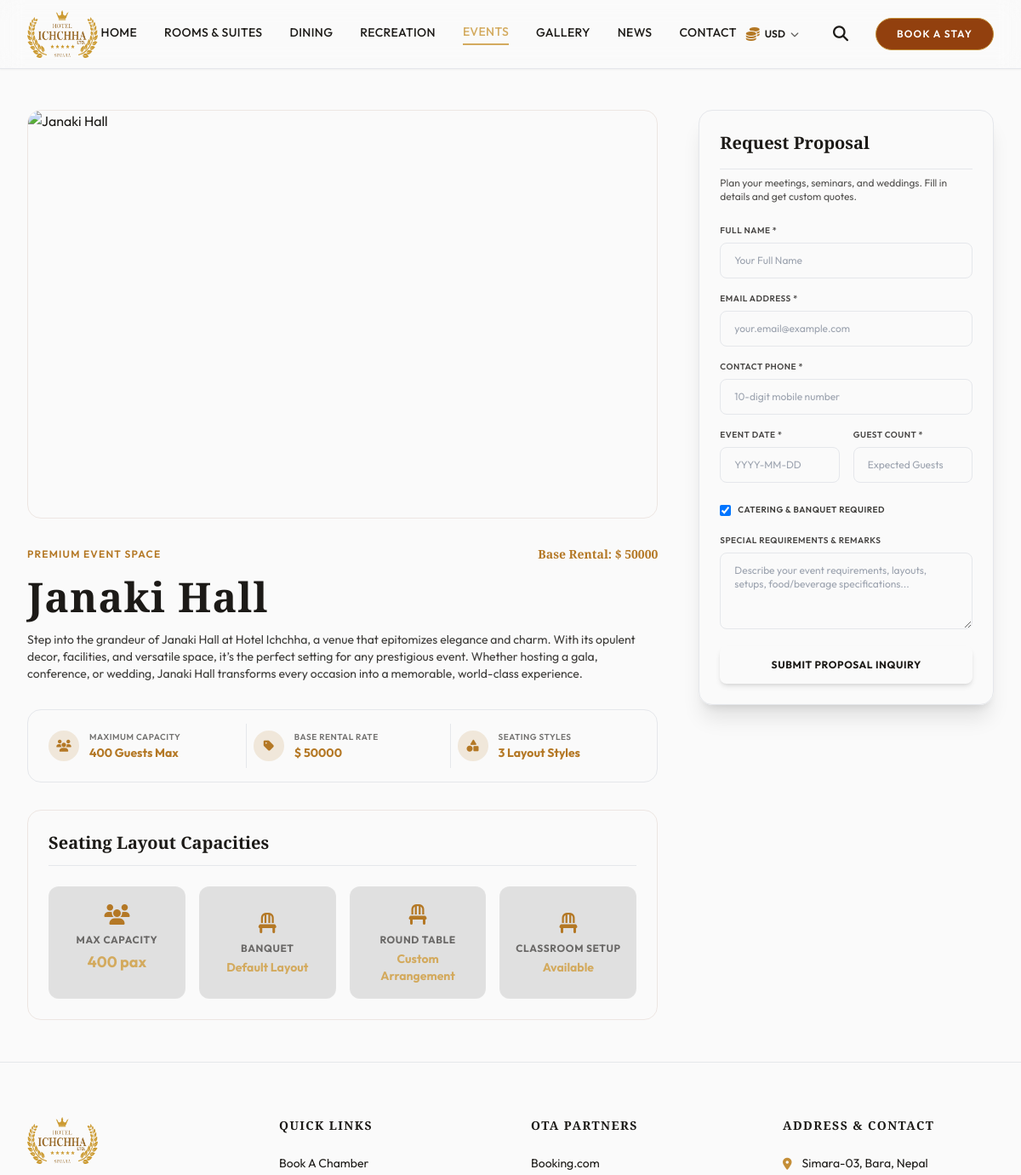
Before: /conference/janaki-hall/ (upper part) with the older database file.
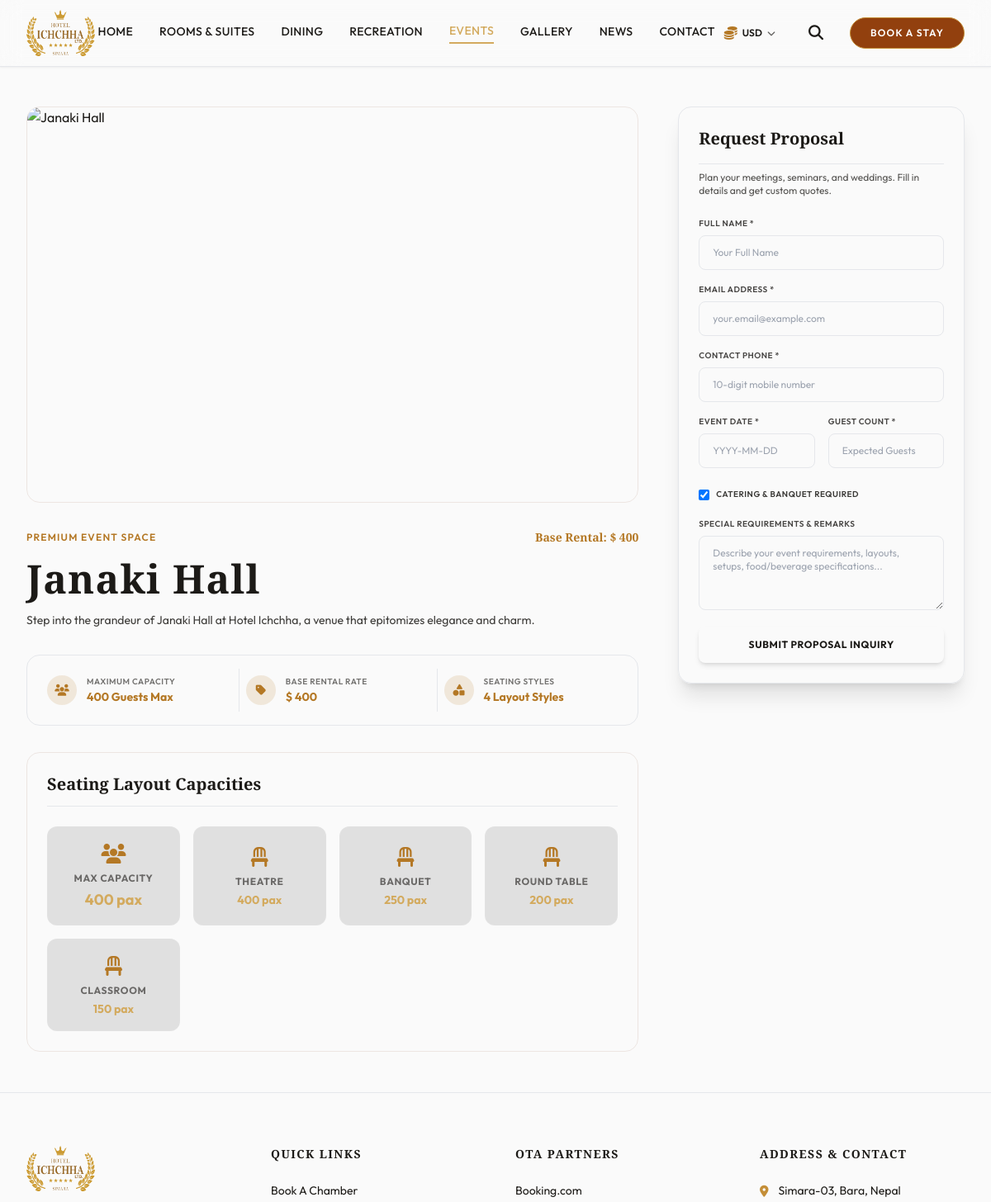
After: the same page with the newer database file.
### conference/models/venue.py (models this page shows, shortened)
class EventVenue(models.Model):
    name = models.CharField(max_length=150)
    slug = models.SlugField(max_length=200, unique=True, blank=True)
    description = models.TextField()
    capacity = models.IntegerField(help_text="Max seating/floating capacity")
    layout_options = models.TextField(help_text="e.g. Theatre: 300, Classroom: 150, Banquet: 200")
    base_price = models.DecimalField(max_digits=10, decimal_places=2, blank=True, null=True, help_text="Legacy fallback price")
    image = models.ImageField(
        upload_to=UploadTo('conference'),
        blank=True,
        null=True,
        validators=[ValidateFileSize(2)]
    )
    is_active = models.BooleanField(default=True)
    def set_active_currency(self, currency_code):
        self._active_currency_code = currency_code
        if hasattr(self, 'active_currency_price') and self.active_currency_price:
            matches = [p for p in self.active_currency_price if p.currency.iso_code == currency_code]
            self._active_price = matches[0] if matches else None
        else:
            self._active_price = self.base_prices.filter(currency__iso_code=currency_code).first()
    @property
    def current_base_price(self):
        active_price = getattr(self, '_active_price', None)
        if active_price and active_price.base_price is not None:
            return active_price.base_price
        first_price = self.base_prices.first()
        if first_price and first_price.base_price is not None:
            return first_price.base_price
        return self.base_price
    @property
    def currency_symbol(self):
        active_price = getattr(self, '_active_price', None)
        if active_price and active_price.currency:
            return active_price.currency.symbol
        first_price = self.base_prices.first()
        if first_price and first_price.currency:
            return first_price.currency.symbol
        return '$'
    @property
    def parsed_layouts(self):
        if not self.layout_options:
            return []
        results = []
        raw_entries = []
        if '\n' in self.layout_options:
            raw_entries = [line.strip() for line in self.layout_options.splitlines() if line.strip()]
        else:
            raw_entries = [item.strip() for item in self.layout_options.split(',') if item.strip()]
        for item in raw_entries:
            if ':' in item:
                parts = item.rsplit(':', 1)
                name = parts[0].strip()
                val = parts[1].strip()
                if val.isdigit():
                    val = f"{val} pax"
                results.append({'name': name, 'value': val})
            else:
                words = item.split()
                if len(words) > 1 and words[-1].lower() in ('available', 'pax', 'setup'):
                    results.append({'name': ' '.join(words[:-1]), 'value': words[-1].capitalize()})
                else:
                    results.append({'name': item, 'value': 'Available'})
        return results

### conference/models/venue_base_price.py (models this page shows, shortened)
class VenueBasePrice(models.Model):
    venue = models.ForeignKey(
        'EventVenue',
        on_delete=models.CASCADE,
        related_name='base_prices'
    )
    currency = models.ForeignKey(
        'settings_manager.Currency',
        on_delete=models.PROTECT,
        related_name='venue_base_prices'
    )
    base_price = models.DecimalField(max_digits=10, decimal_places=2)
    class Meta:
        unique_together = ('venue', 'currency')
        verbose_name = "Venue Base Price"
        verbose_name_plural = "Venue Base Prices"

### settings_manager/models/currency.py (models this page shows, shortened)
class Currency(BaseModel):
    name = models.CharField(max_length=128)
    iso_code = models.CharField(max_length=10, unique=True)
    symbol = models.CharField(max_length=10)
    is_custom = models.BooleanField(default=False)
    sequence = models.SmallIntegerField(blank=False, null=True)
    is_published = models.BooleanField(default=False)
    display_name = models.GeneratedField(
        expression=models.F("name"),
        output_field=models.CharField(max_length=128),
        db_persist=True,
    )
    class Meta:
        ordering = ["sequence", "id"]
        indexes = [
            models.Index(fields=["iso_code"]),
        ]

### conference/views.py (the view, shortened to what this page needs)
# urls.py: path('<slug:slug>/', VenueDetailView.as_view(), name='venue_detail'),
class VenueDetailView(DetailView):
    model = EventVenue
    template_name = 'conference/venue_detail.html'
    context_object_name = 'venue'
    slug_url_kwarg = 'slug'
    def get_queryset(self):
        return EventVenue.objects.filter(is_active=True).prefetch_related('base_prices__currency')
    def get_object(self, queryset=None):
        venue = super().get_object(queryset)
        selected_currency = self.request.COOKIES.get('currency', 'USD')
        venue.set_active_currency(selected_currency)
        return venue
    def get_context_data(self, **kwargs):
        context = super().get_context_data(**kwargs)
        if 'form' not in context:
            context['form'] = EventInquiryForm()
        return context

### conference/templates/conference/venue_detail.html (shortened to what the changed rows need)
{% extends 'base.html' %}
{% block content %}
<section class="py-6 sm:py-12 max-w-7xl mx-auto px-4 sm:px-6 lg:px-8">
    <div class="grid grid-cols-1 lg:grid-cols-3 gap-8 lg:gap-12">
        <div class="lg:col-span-2 space-y-6 sm:space-y-8">
            <div class="space-y-3 sm:space-y-4">
                <div class="flex flex-col sm:flex-row sm:items-center justify-between gap-1 sm:gap-4">
                    <span class="text-xs font-semibold tracking-widest uppercase text-luxuryGold-500">Premium Event Space</span>
                    <span class="text-xs sm:text-sm font-bold text-luxuryGold-500 font-luxury-title">Base Rental: {{ venue.currency_symbol }} {{ venue.current_base_price|floatformat:0 }}</span>
                </div>
                <h1 class="font-luxury-title text-2xl sm:text-4xl lg:text-5xl font-bold tracking-wide">{{ venue.name }}</h1>
                <p class="text-xs sm:text-sm leading-relaxed opacity-85">{{ venue.description }}</p>
            </div>
            <div class="grid grid-cols-1 sm:grid-cols-3 gap-3 p-4 rounded-2xl border text-xs"
                 :class="{ 'bg-gray-50 border-gray-200': currentTheme === 'light', 'bg-[#161412] border-amber-900/20': currentTheme !== 'light' }">
                <div class="flex items-center gap-3 p-2">
                    <div>
                        <span class="block text-[10px] uppercase tracking-wider font-semibold opacity-60">Maximum Capacity</span>
                        <strong class="text-xs sm:text-sm font-bold text-luxuryGold-500 dark:text-luxuryGold-300">{{ venue.capacity }} Guests Max</strong>
                    </div>
                </div>
                <div class="flex items-center gap-3 p-2 border-t sm:border-t-0 sm:border-l" :class="{ 'border-gray-200': currentTheme === 'light', 'border-amber-900/10': currentTheme !== 'light' }">
                    <div>
                        <span class="block text-[10px] uppercase tracking-wider font-semibold opacity-60">Base Rental Rate</span>
                        <strong class="text-xs sm:text-sm font-bold text-luxuryGold-500 dark:text-luxuryGold-300">{{ venue.currency_symbol }} {{ venue.current_base_price|floatformat:0 }}</strong>
                    </div>
                </div>
                <div class="flex items-center gap-3 p-2 border-t sm:border-t-0 sm:border-l" :class="{ 'border-gray-200': currentTheme === 'light', 'border-amber-900/10': currentTheme !== 'light' }">
                    <div>
                        <span class="block text-[10px] uppercase tracking-wider font-semibold opacity-60">Seating Styles</span>
                        <strong class="text-xs sm:text-sm font-bold text-luxuryGold-500 dark:text-luxuryGold-300">{{ venue.parsed_layouts|length }} Layout Styles</strong>
                    </div>
                </div>
            </div>
            <div class="p-4 sm:p-6 rounded-2xl border border-amber-900/10 space-y-4" :class="{ 'bg-gray-50': currentTheme === 'light', 'bg-[#161412]': currentTheme !== 'light' }">
                <div class="grid grid-cols-2 sm:grid-cols-3 lg:grid-cols-4 gap-3 sm:gap-4 pt-2">
                    <div class="text-center p-3 sm:p-4 rounded-xl border border-white/5 bg-black/10">
                        <i class="fa-solid fa-users text-xl sm:text-2xl text-luxuryGold-500 mb-1.5"></i>
                        <h4 class="text-[10px] sm:text-xs font-bold uppercase tracking-wider opacity-60">Max Capacity</h4>
                        <p class="text-base sm:text-lg font-bold mt-1 text-luxuryGold-300">{{ venue.capacity }} pax</p>
                    </div>
                    {% for layout in venue.parsed_layouts %}
                    <div class="text-center p-3 sm:p-4 rounded-xl border border-white/5 bg-black/10 flex flex-col items-center justify-center">
                        <i class="fa-solid fa-chair text-xl sm:text-2xl text-luxuryGold-500 mb-1.5"></i>
                        <h4 class="text-[10px] sm:text-xs font-bold uppercase tracking-wider opacity-60 break-words leading-tight">{{ layout.name }}</h4>
                        <p class="text-xs sm:text-sm font-bold mt-1 text-luxuryGold-300 break-words leading-tight">{{ layout.value }}</p>
                    </div>
                    {% endfor %}
                </div>
            </div>
        </div>
        <div class="space-y-8 lg:col-span-1">
            <div class="rounded-2xl p-5 sm:p-6 border shadow-xl sticky top-20 lg:top-28"
                 :class="{
                     'bg-white border-gray-200 text-gray-800': currentTheme === 'light',
                     'bg-[#161412] border-amber-900/20 text-amber-100': currentTheme !== 'light'
                 }">
                <form method="POST" action="." class="space-y-4 text-xs"
                      x-data="{
                          name: '{{ form.name.value|default:'' }}',
                          email: '{{ form.email.value|default:'' }}',
                          phone: '{{ form.phone.value|default:'' }}',
                          eventDate: '{{ form.event_date.value|default:'' }}',
                          guestCount: '{{ form.guest_count.value|default:'' }}',
                          maxCapacity: {{ venue.capacity }},
                          errors: {},
                          validateName() {
                              if (!this.name.trim()) {
                                  this.errors.name = 'Full name is required.';
                              } else if (this.name.trim().length < 2) {
                                  this.errors.name = 'Name must be at least 2 characters.';
                              } else {
                                  this.errors.name = '';
                              }
                          },
                          validateEmail() {
                              const re = /^[^\s@]+@[^\s@]+\.[^\s@]+$/;
                              if (!this.email.trim()) {
                                  this.errors.email = 'Email address is required.';
                              } else if (!re.test(this.email.trim())) {
                                  this.errors.email = 'Please enter a valid email address.';
                              } else {
                                  this.errors.email = '';
                              }
                          },
                          validatePhone() {
                              const digits = this.phone.replace(/\D/g, '');
                              if (!this.phone.trim()) {
                                  this.errors.phone = 'Contact phone is required.';
                              } else if (digits.length < 10) {
                                  this.errors.phone = 'Phone number must contain at least 10 digits.';
                              } else if (digits.length > 10) {
                                  this.errors.phone = 'Phone number cannot exceed 10 digits.';
                              } else {
                                  this.errors.phone = '';
                              }
                          },
                          validateEventDate() {
                              if (!this.eventDate) {
                                  this.errors.eventDate = 'Event date is required.';
                                  return;
                              }
                              const selected = new Date(this.eventDate + 'T00:00:00');
                              const today = new Date();
                              today.setHours(0, 0, 0, 0);
                              if (selected < today) {
                                  this.errors.eventDate = 'Event date cannot be in the past.';
                              } else {
                                  this.errors.eventDate = '';
                              }
                          },
                          validateGuestCount() {
                              if (!this.guestCount || parseInt(this.guestCount) < 1) {
                                  this.errors.guestCount = 'Guest count must be at least 1.';
                              } else if (parseInt(this.guestCount) > this.maxCapacity) {
                                  this.errors.guestCount = `Guest count cannot exceed hall capacity of ${this.maxCapacity} guests.`;
                              } else {
                                  this.errors.guestCount = '';
                              }
                          },
                          validateForm(e) {
                              this.validateName();
                              this.validateEmail();
                              this.validatePhone();
                              this.validateEventDate();
                              this.validateGuestCount();
                              if (Object.values(this.errors).some(err => err !== '')) {
                                  if (e) e.preventDefault();
                                  return false;
                              }
                              return true;
                          }
                      }"
                      @submit="if (!validateForm($event)) $event.preventDefault()">
                    <div class="grid grid-cols-1 sm:grid-cols-2 gap-4">
                        <div>
                            <label class="block text-[10px] font-semibold uppercase tracking-wider mb-1.5 opacity-80">Guest Count *</label>
                            <input type="number" name="guest_count" min="1" max="{{ venue.capacity }}" required x-model="guestCount" @blur="validateGuestCount()" @input="validateGuestCount()"
                                   placeholder="Expected Guests (Max {{ venue.capacity }})"
                                   class="w-full px-4 py-3 rounded-lg border focus:outline-none focus:ring-1 bg-transparent text-inherit transition-colors"
                                   :class="errors.guestCount ? 'border-red-500 text-red-500 focus:ring-red-500' : 'focus:ring-luxuryGold-500'">
                        </div>
                    </div>
                </form>
            </div>
        </div>
    </div>
</section>
{% endblock %}

Changed rows visible on the page:
added VenueBasePrice: currency_symbol "$", current_base_price "400"
changed EventVenue "Janaki Hall": description "…epitomizes elegance and charm. With its opulent decor, facilities, and versatile space, it’s the perfect setting for any prestigious event. Whether hosting a gala, conference, or wedding, Janaki Hall transforms every occasion into a memorable, world-class experience." → "Step into the grandeur of Janaki Hall at Hotel Ichchha, a venue that epitomizes elegance and charm."; parsed_layouts|length "3" → "4"
Other visible differences:
{{ venue.current_base_price|floatformat:0 }}: "50000" → "400"
new list line: "THEATRE 400 pax"
new list line: "BANQUET 250 pax"
new list line: "ROUND TABLE 200 pax"
new list line: "CLASSROOM 150 pax"
list line gone: "BANQUET Default Layout"
list line gone: "ROUND TABLE Custom Arrangement"
list line gone: "CLASSROOM SETUP Available"
